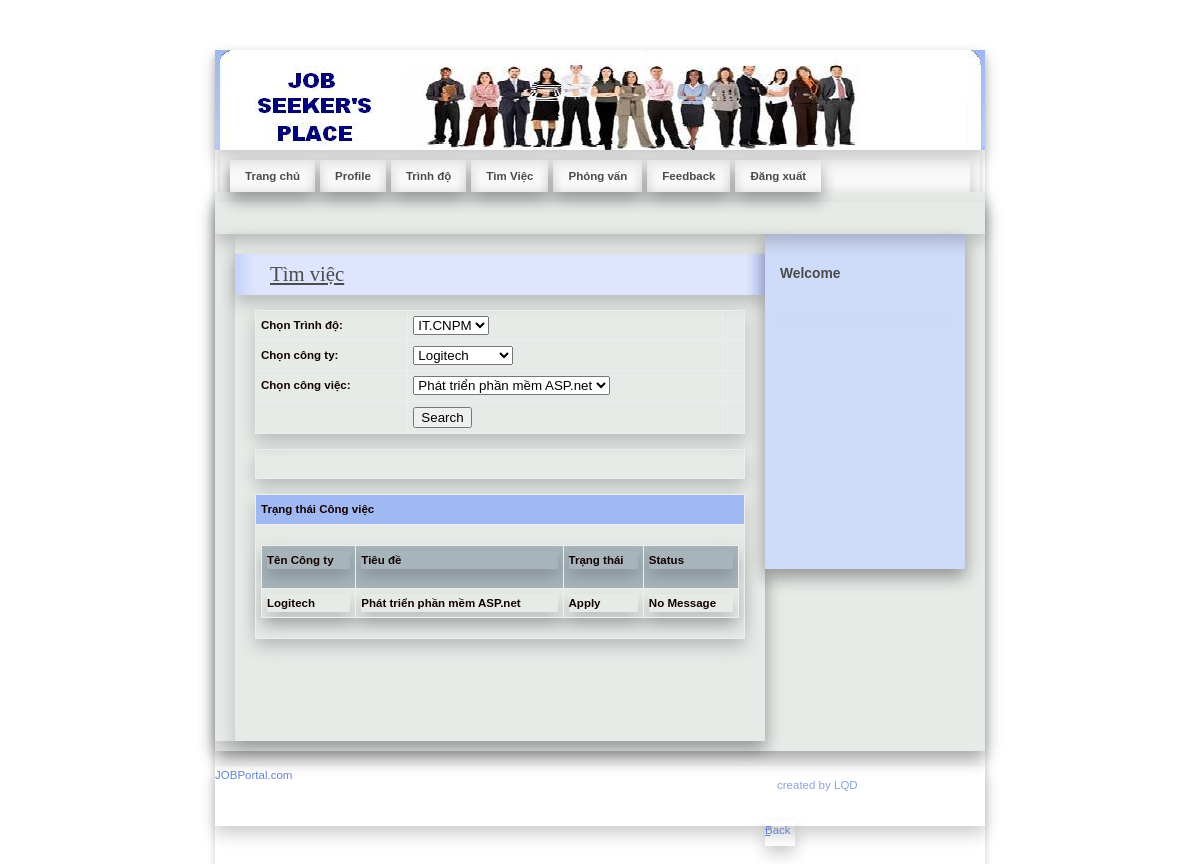
Screenshot of /JobSeeker/SearchJob.php (signed in) with the database file from the repository.
### tables this page shows
CREATE TABLE `application_master` (
  `ApplicationId` int(11) NOT NULL,
  `JobSeekId` int(11) NOT NULL,
  `JobId` int(11) NOT NULL,
  `Status` varchar(30) NOT NULL,
  `Description` varchar(200) NOT NULL
);

CREATE TABLE `job_master` (
  `JobId` int(11) NOT NULL,
  `CompanyName` varchar(20) NOT NULL,
  `JobTitle` varchar(50) NOT NULL,
  `Vacancy` int(11) NOT NULL,
  `MinQualification` varchar(50) NOT NULL,
  `Description` varchar(200) NOT NULL
);

### JobSeeker/SearchJob.php (the view, shortened to what this page needs)
<?php $con=mysqli_connect("localhost","root","","job");
mysqli_set_charset($con, 'UTF8');?>
<?php
$query_Recordset1 = "SELECT MinQualification FROM job_master";
$Recordset1 = mysqli_query( $con,$query_Recordset1) or die(mysqli_error());
$row_Recordset1 = mysqli_fetch_assoc($Recordset1);
$query_Recordset4 = "SELECT distinct CompanyName FROM job_master";
$Recordset4 = mysqli_query($con,$query_Recordset4) or die(mysqli_error());
$row_Recordset4 = mysqli_fetch_assoc($Recordset4);
$query_Recordset5 = "SELECT distinct JobTitle FROM job_master";
$Recordset5 = mysqli_query($con,$query_Recordset5) or die(mysqli_error());
$row_Recordset5 = mysqli_fetch_assoc($Recordset5);
?>
<!DOCTYPE html PUBLIC "-//W3C//DTD XHTML 1.0 Strict//EN" "http://www.w3.org/TR/xhtml1/DTD/xhtml1-strict.dtd">
<html xmlns="http://www.w3.org/1999/xhtml" xml:lang="cs" lang="cs">
<head>
    <link rel="stylesheet" media="screen,projection" type="text/css" href="./css/main.css" />
    <link rel="stylesheet" media="print" type="text/css" href="./css/print.css" />
    <link rel="stylesheet" media="aural" type="text/css" href="./css/aural.css" />
</head>
<body id="www-url-cz">
<div id="main" class="box">
<?php
include "Header.php"
?>
<?php
include "menu.php"
?>
    <div id="page" class="box">
    <div id="page-in" class="box">
        <div id="strip" class="box noprint">
            <p id="breadcrumbs">&nbsp;</p>
        </div>
        <div id="content">
            <div class="article">
                <h2><span><a href="#">Tìm việc</a></span></h2>
                <form id="form1" method="post" action="SearchJob.php">
                  <table width="100%" border="0" cellspacing="0" cellpadding="0">
                    <tr>
                      <td><strong>Chọn Trình độ:</strong></td>
                      <td><label>
                      <select name="cmbQual" id="cmbQual">
                        <?php
do {
?>
                        <option value="<?php echo $row_Recordset1['MinQualification']?>"><?php echo $row_Recordset1['MinQualification']?></option>
                        <?php
} while ($row_Recordset1 = mysqli_fetch_assoc($Recordset1));
?>
                      </select>
                      </label></td>
                      <td><label></label></td>
                    </tr>
                    <tr>
                      <td><strong>Chọn công ty:</strong></td>
                      <td><label>
                        <select name="cmbCompany" id="cmbCompany">
                          <?php
do {
?>
                          <option value="<?php echo $row_Recordset4['CompanyName']?>"><?php echo $row_Recordset4['CompanyName']?></option>
                          <?php
} while ($row_Recordset4 = mysqli_fetch_assoc($Recordset4));
?>
                        </select>
                      </label></td>
                      <td>&nbsp;</td>
                    </tr>
                    <tr>
                      <td><strong>Chọn công việc:</strong></td>
                      <td><label>
                        <select name="cmbArea" id="cmbArea">
                          <?php
do {
?>
                          <option value="<?php echo $row_Recordset5['JobTitle']?>"><?php echo $row_Recordset5['JobTitle']?></option>
                          <?php
} while ($row_Recordset5 = mysqli_fetch_assoc($Recordset5));
?>
                      </select>
                      </label></td>
                      <td>&nbsp;</td>
                    </tr>
                    <tr>
                      <td>&nbsp;</td>
                      <td><input type="submit" name="button" id="button" value="Search" /></td>
                      <td>&nbsp;</td>
                    </tr>
                  </table>
              </form>
                <table width="100%" border="0" cellspacing="0" cellpadding="0">
                  <tr>
                    <td width="100%">&nbsp;
                      ?></td>
                  </tr>
                </table>
                <table width="100%" border="0" cellspacing="0" cellpadding="0">
                  <tr>
                    <td bgcolor="#A0B9F3"><strong>Trạng thái Công việc</strong></td>
                  </tr>
                  <tr>
                    <td><table width="100%" border="1" cellpadding="1" cellspacing="2" bordercolor="#006699" >
                      <tr>
                        <th height="32" bgcolor="#006699" class="style3"><div align="left" class="style9 style5 style2"><strong>Tên Công ty</strong></div></th>
                        <th bgcolor="#006699" class="style3"><div align="left" class="style9 style5 style2"><strong>Tiêu đề</strong></div></th>
                        <th bgcolor="#006699" class="style3"><div align="left" class="style9 style5 style2"><strong>Trạng thái</strong></div></th>
                         <th bgcolor="#006699" class="style3"><div align="left" class="style9 style5 style2"><strong>Status</strong></div></th>
                      </tr>
                      <?php
$con = mysqli_connect("localhost","root","","job");
mysqli_set_charset($con, 'UTF8');
$sql = "SELECT job_master.JobId, job_master.CompanyName, job_master.JobTitle, application_master.Status, application_master.JobSeekId, application_master.Description
FROM application_master, job_master
WHERE application_master.JobId=job_master.JobId and application_master.JobSeekId='".$_SESSION['ID']."'";
$result = mysqli_query($con,$sql);
while($row = mysqli_fetch_array($result))
{
$CompanyName=$row['CompanyName'];
$JobTitle=$row['JobTitle'];
$Status=$row['Status'];
$Description=$row['Description'];
?>
                      <tr>
                        <td class="style3"><div align="left" class="style9 style5"><strong><?php echo $CompanyName;?></strong></div></td>
                        <td class="style3"><div align="left" class="style9 style5"><strong><?php echo $JobTitle;?></strong></div></td>
                         <td class="style3"><div align="left" class="style9 style5"><strong><?php echo $Status;?></strong></div></td>
                         <td class="style3"><div align="left" class="style9 style5"><strong><?php echo $Description;?></strong></div></td>
                      </tr>
                      <?php
}
?>
                    </table></td>
                  </tr>
                </table>
                <p>&nbsp;</p>
                <p class="btn-more box noprint">&nbsp;</p>
          </div>
        </div>
<?php
include "right.php"
?>
    </div>
    </div>
<?php
include "footer.php"
?>
</div>
</body>
</html>

### JobSeeker/css/main.css (style rules this page uses)
* { min-height: 1px; }
body { border: 0; margin: 0; padding: 0; background: #ffffff; font: 72%/160% "verdana", sans-serif; color: #120101; _text-align: center; }
a { color: #4b4b4b; }
p { border: 0; margin: 15px 0; padding: 0; }
div { display: block; border: 0; margin: 0; padding: 0; box-shadow: 0 8px 16px 0 rgba(0, 0, 0, 0.2); }
h1, h2, h3, h4, h5 { border: 0; margin: 15px 0 10px 0; padding: 0; font-weight: bold; }
h2 { font-size: 180%; line-height: 100%; font-family: "georgia", serif; font-weight: normal; }
table { display: table; border-collapse: collapse; margin: 15px 0; padding: 0; border: 1px solid rgb(238, 95, 95); font-size: 100%; box-shadow: 0 8px 16px 0 rgba(0, 0, 0, 0.2); }
tr { display: table-row; }
th, td { display: table-cell; border: 1px solid rgb(238, 238, 238); margin: 0; padding: 5px; vertical-align: top; text-align: left; }
th { background: rgba(81, 110, 128, 0.43); text-align: center; columns: #120101; font-weight: bold; }
form { border: 0; margin: 0; padding: 0; }
a, img, span { border: 0; margin: 0; padding: 0; }
strong, .strong { font-weight: bold; }
.box { min-height: 1px; _height: 1px; }
.box:after { content: "."; display: block; line-height: 0px; font-size: 0px; visibility: hidden; clear: both; }
#main { width: 770px; margin: 50px auto 0 auto; _text-align: left; box-shadow: 0 4px 8px 0 rgba(0, 0, 0, 0.2); }
#page { width: 770px; min-height: 1px; background: #e7ebe8; _height: 1px; box-shadow: 0 8px 16px 0 rgba(0, 0, 0, 0.2); }
#page-in { min-height: 1px; padding: 10px 0; _height: 1px; box-shadow: 0 8px 16px 0 rgba(0, 0, 0, 0.2); }
#strip { position: relative; clear: both; padding: 3px 20px 10px 20px; color: #7a807c; }
#strip p { margin: 0; }
#strip #breadcrumbs { width: 520px; margin: 0; padding: 0; }
#content { float: left; width: 530px; _width: 550px; margin: 0; padding: 0 0 0 20px; }
#content .article { clear: both; margin: 0; padding: 20px; }
#content .article h2 { margin: 0 -20px; padding: 10px; background: #dee5fd url("../design/content_title_bg.gif") 0 0 repeat-y; color: #4b4b4b; box-shadow: 0 8px 16px 0 rgba(0, 0, 0, 0.2); }
#content .article h2 span { padding-left: 25px; }
#content .article p { text-align: justify; }
#content .btn-more { margin: 0 0 15px 0; padding: 0; border: 0; position: relative; }

### JobSeeker/css/print.css (style rules this page uses)
body { border:0; margin:0; padding:0; font-size:12pt }
a { color:#000; text-decoration:none; }
h1, h2, h3 { page-break-after:avoid; page-break-inside:avoid; }
table { border-collapse: collapse; border-width:1px; border-style:solid; }
th, td { display:table-cell; border-width:1px; border-style:solid; }
.noprint { display:none; }

### JobSeeker/css/aural.css (style rules this page uses)
body { voice-family:paul,male; volume:loud; speech-rate:slow; richness:90; stress:20; }
h1, h2, h3, h4, h5 { cue-before:url("ping.au"); }
p, table { pause:50ms; }
strong { pitch:medium; pitch-range:60; stress:90; richness:90; }

### JobSeeker/SearchJob.php (style rules this page uses)
.style2 { font-weight: bold }
.style3 { font-weight: bold }

### rows the page displays
application_master: JobId.CompanyName "Logitech", JobId.JobTitle "Phát triển phần mềm ASP.net", Status "Apply", Description "No Message"

### other values shown
form field cmbQual "IT.CNPM"
form field cmbCompany "Logitech"
form field cmbArea "Phát triển phần mềm ASP.net"
